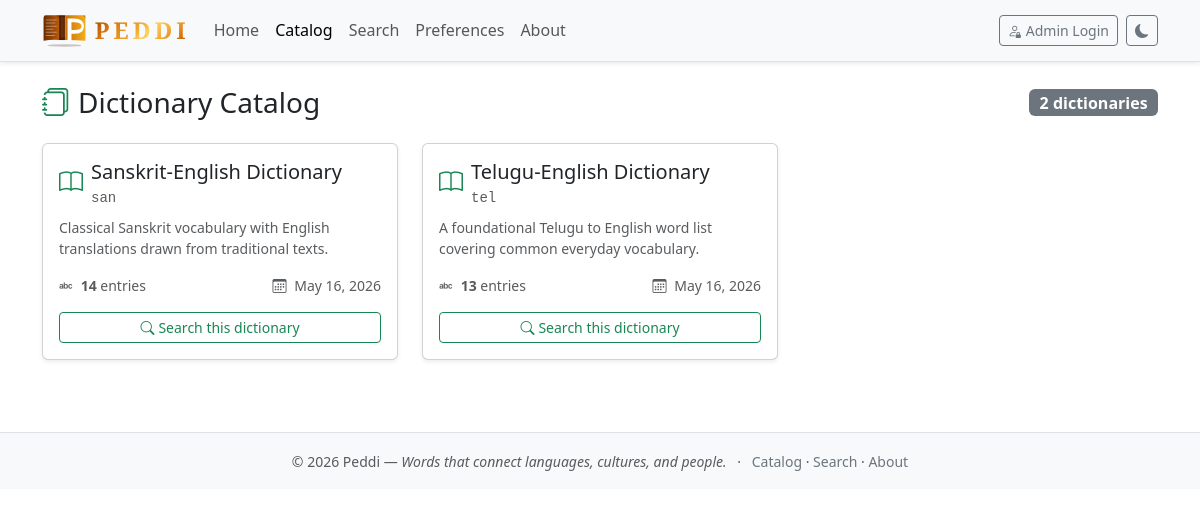
Screenshot of /catalog.php with the database file from the repository.
### tables this page shows
CREATE TABLE IF NOT EXISTS dictionaries (
    id            INT UNSIGNED AUTO_INCREMENT PRIMARY KEY,
    name          VARCHAR(100)  NOT NULL,
    language_code VARCHAR(20)   NOT NULL COMMENT 'ISO 639 code e.g. tel, san, hin, or combined e.g. eng-tel-hin',
    description   TEXT,
    created_at    TIMESTAMP     NOT NULL DEFAULT CURRENT_TIMESTAMP
);

### catalog.php (the view, shortened to what this page needs)
<?php
require_once __DIR__ . '/includes/db.php';
$stmt = $pdo->query(
    'SELECT d.id, d.name, d.language_code, d.description,
            COUNT(e.id) AS word_count, d.created_at
     FROM dictionaries d
     LEFT JOIN dictionary_entries e ON e.dictionary_id = d.id
     GROUP BY d.id
     ORDER BY d.name'
);
$dicts = $stmt->fetchAll();
require_once __DIR__ . '/includes/header.php';
?>
<div class="d-flex justify-content-between align-items-center mb-4">
    <h1 class="h3 mb-0">
        <i class="bi bi-journals text-success me-2"></i>Dictionary Catalog
    </h1>
    <span class="badge text-bg-secondary fs-6"><?= count($dicts) ?> dictionar<?= count($dicts) !== 1 ? 'ies' : 'y' ?></span>
</div>
<?php if (empty($dicts)): ?>
<div class="text-center py-5 text-body-secondary">
    <i class="bi bi-journals display-2 opacity-25"></i>
    <p class="mt-3 fs-5">No dictionaries available yet.</p>
</div>
<?php else: ?>
<div class="row g-4">
    <?php foreach ($dicts as $d): ?>
    <div class="col-md-6 col-lg-4">
        <div class="card h-100 shadow-sm">
            <div class="card-body d-flex flex-column">
                <div class="d-flex align-items-start gap-2 mb-2">
                    <i class="bi bi-book text-success fs-4 flex-shrink-0 mt-1"></i>
                    <div>
                        <h5 class="card-title mb-0"><?= htmlspecialchars($d['name']) ?></h5>
                        <code class="small text-body-secondary"><?= htmlspecialchars($d['language_code']) ?></code>
                    </div>
                </div>
                <?php if (!empty($d['description'])): ?>
                <p class="card-text text-body-secondary small mb-3">
                    <?= htmlspecialchars($d['description']) ?>
                </p>
                <?php endif; ?>
                <div class="mt-auto">
                    <div class="d-flex align-items-center justify-content-between mb-3">
                        <span class="text-body-secondary small">
                            <i class="bi bi-alphabet me-1"></i>
                            <strong><?= number_format((int) $d['word_count']) ?></strong>
                            entr<?= (int) $d['word_count'] !== 1 ? 'ies' : 'y' ?>
                        </span>
                        <span class="text-body-secondary small">
                            <i class="bi bi-calendar3 me-1"></i>
                            <?= date('M j, Y', strtotime($d['created_at'])) ?>
                        </span>
                    </div>
                    <a href="<?= APP_BASE ?>/search.php?d=<?= (int) $d['id'] ?>&mode=substring"
                       class="btn btn-outline-success btn-sm w-100">
                        <i class="bi bi-search me-1"></i>Search this dictionary
                    </a>
                </div>
            </div>
        </div>
    </div>
    <?php endforeach; ?>
</div>
<?php endif; ?>
<?php require_once __DIR__ . '/includes/footer.php'; ?>

### rows the page displays
dictionaries: name "Sanskrit-English Dictionary", language_code "san", description "Classical Sanskrit vocabulary with English translations drawn from traditional texts.", word_count "14", created_at "May 16, 2026"
dictionaries: name "Telugu-English Dictionary", language_code "tel", description "A foundational Telugu to English word list covering common everyday vocabulary.", word_count "13", created_at "May 16, 2026"

### other values shown
$label "Home Catalog Search Preferences About"
count($dicts) "2"
